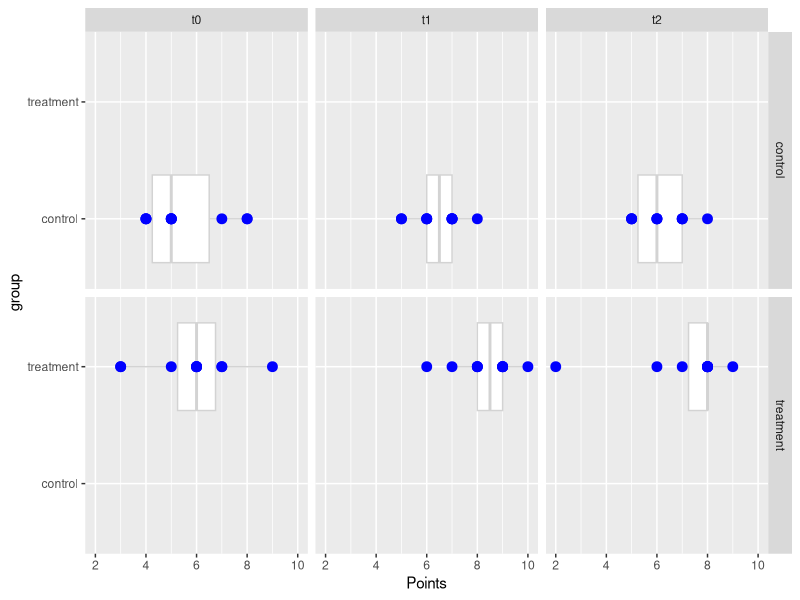
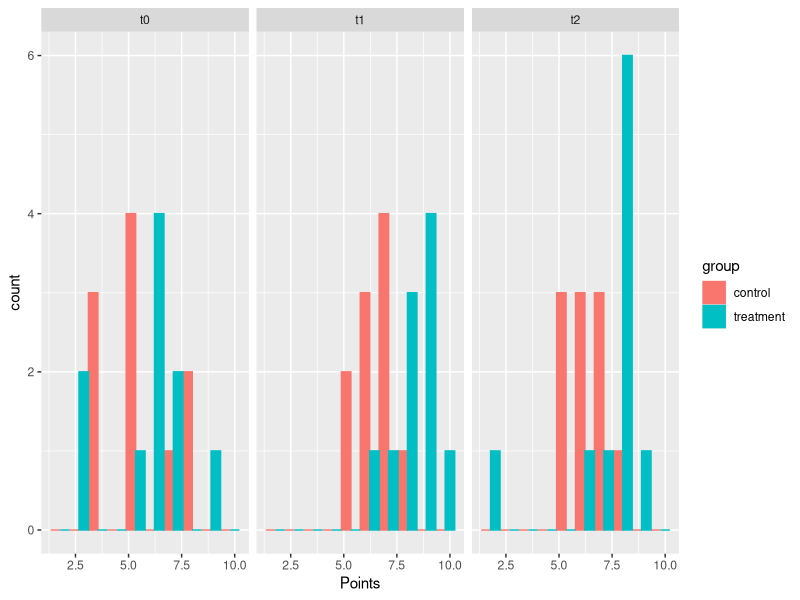
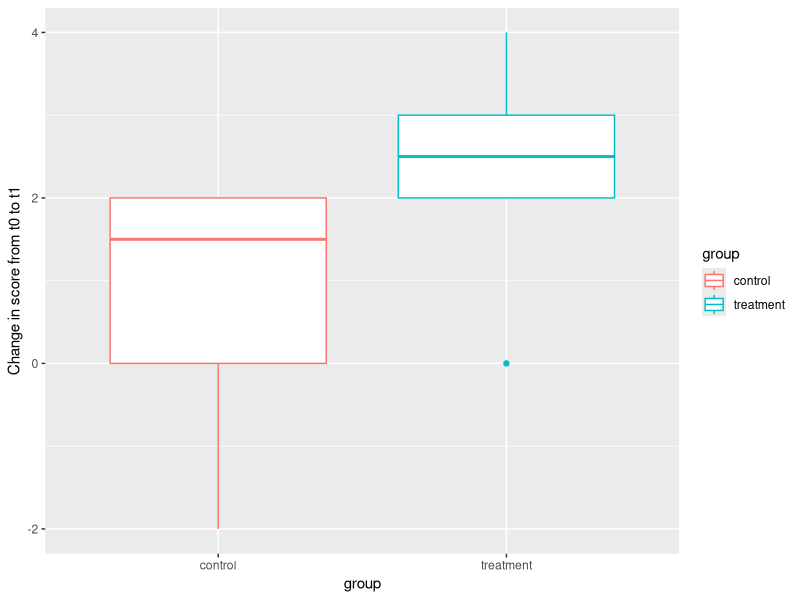
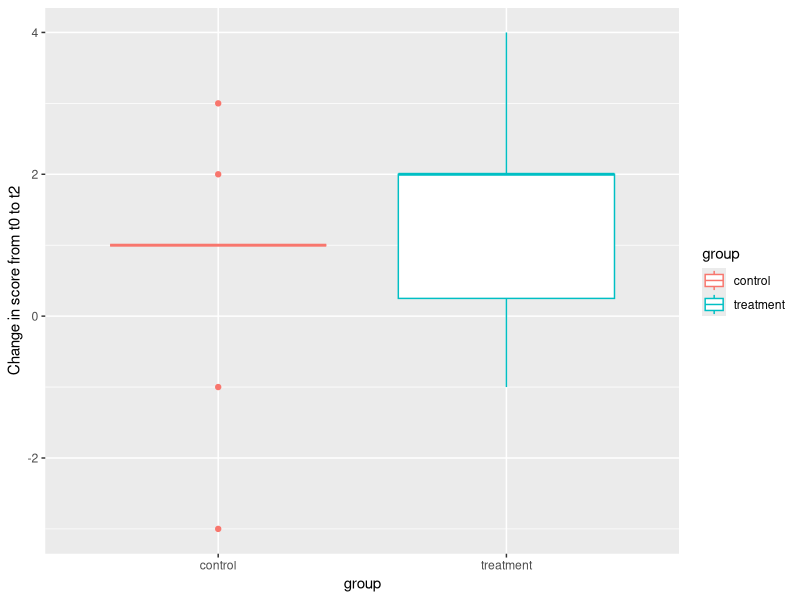
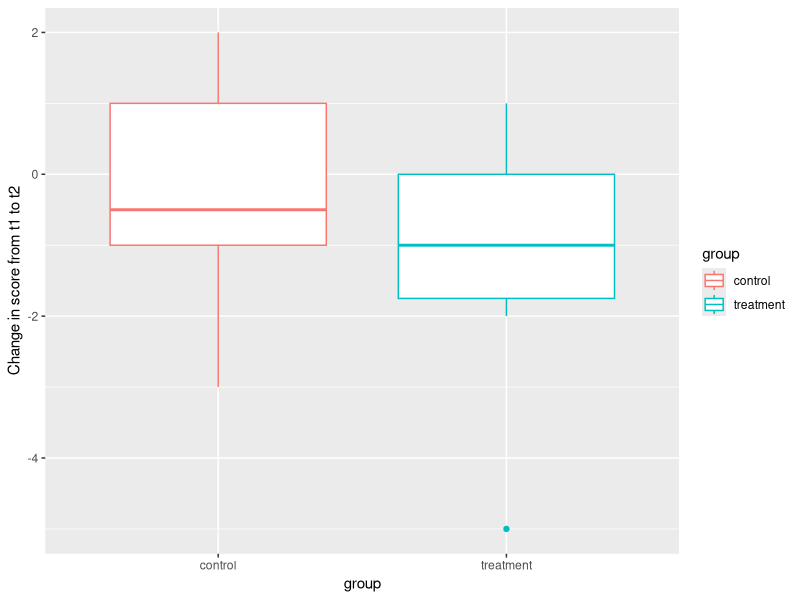

These charts were generated, in order, by the following R code:
## ---- chunk 1
knitr::opts_chunk$set(echo = TRUE)
library(ggplot2)
library(dplyr)
library(tidyr)

#reading in survey data
data <- read.csv("final data - Sheet1.csv")
colnames(data)[1] <- "Test"
## ---- chunk 2
# reshaping data so each survey in its own column and compute difference in survey scores
data %>% 
  select(Points, Test, ID, group)%>%
  mutate(group = as.factor(group))%>% # group is categorical, not numeric 
  pivot_wider(names_from = "Test", values_from = "Points")%>%
  mutate(t1minust0 = t1-t0, 
         t2minust0 = t2-t0,
         t2minust1 = t2-t1)-> data_wide

# creating a data set that labels group as treatment and control 
treatment <- data%>%
  filter(group == 1)%>%
  mutate(group = "treatment")

control <- data%>%
  filter(group == 2)%>%
  mutate(group = "control")

new_data <- bind_rows(treatment, control)

# changing treatment and control labels for data_wide 
treatment2 <- data_wide%>%
  filter(group == 1)%>%
  mutate(group = "treatment")

control2 <- data_wide%>%
  filter(group == 2)%>%
  mutate(group = "control")

newdata_wide <- bind_rows(treatment2, control2)

# creating groups for t testing 
group1 <- filter(data_wide, group == 1)
group2 <- filter(data_wide, group == 2)
## ---- chunk 3
# Summary of all data with box plots 
tapply(new_data$Points, new_data$Test, summary)
## ---- chunk 4
# Box plot dividing data by survey and treatment vs control 
ggplot(new_data, aes(Points, group, group = group)) + 
  geom_boxplot(color = "lightgrey") + 
  geom_point(color = "blue", size = 3)+
  facet_grid(group ~ Test)
## ---- chunk 5
# Histogram of survey results
ggplot(new_data, aes(Points, color = group, fill = group, group = group))+
  geom_histogram(bins = 10, position = "dodge")+
  facet_wrap(~Test)
## ---- chunk 6
ggplot(newdata_wide, aes(group, t1minust0, color = group))+
  geom_boxplot()+
  ylab("Change in score from t0 to t1")

# Statistical testing 
#test whether change in scores between t0&t1 is greater for the control group
t.test(group1$t1minust0, group2$t1minust0, alternative = "greater")
## ---- chunk 7
ggplot(newdata_wide, aes(group, t2minust0, color = group))+
  geom_boxplot()+
  ylab("Change in score from t0 to t2")

# Statistical testing 
#test whether change in scores between t2&t1 is greater for control group
t.test(group1$t2minust0, group2$t2minust0, alternative = "greater")
## ---- chunk 8
ggplot(newdata_wide, aes(group, t2minust1, color = group))+
  geom_boxplot()+
  ylab("Change in score from t1 to t2")

# Statistical testing 
#test whether change in scores between t2&t1 is greater than t2-t1 but less than t1-t0
t.test(group1$t2minust1, group2$t2minust1, alternative = "greater")
## ---- chunk 9
t.test(group1$t0, group2$t0, alternative = "greater")
## ---- chunk 10
t.test(group1$t1, group2$t1, alternative = "greater")
## ---- chunk 11
t.test(group1$t2, group2$t2, alternative = "greater")
